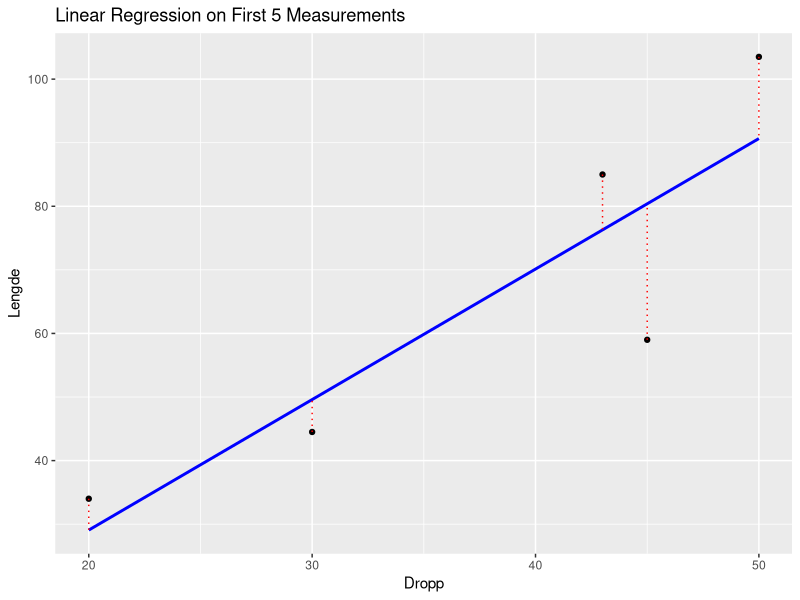
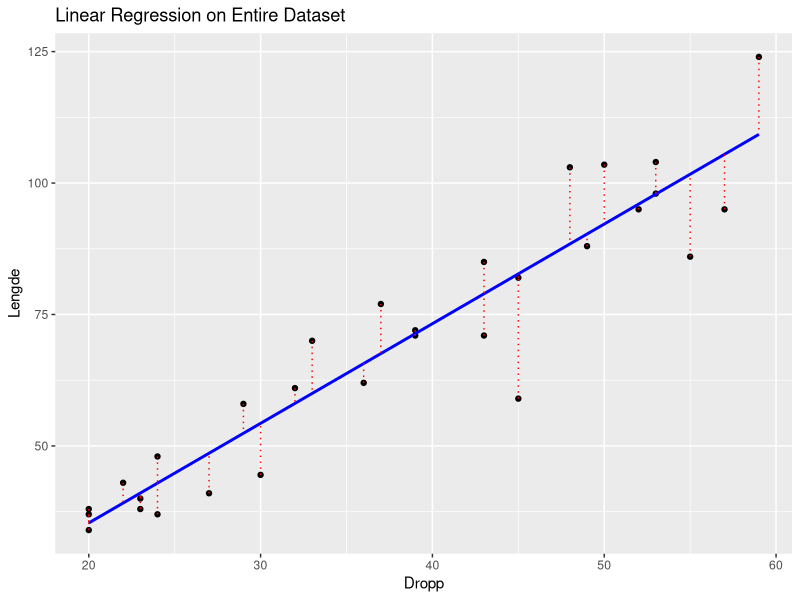

Recreate these plots in R, in order.
# Assuming you have already installed and loaded ggplot2 and read the data
# Install necessary packages if not already installed
if (!require(ggplot2)) install.packages("ggplot2")

# Read CSV data
df <- read.csv("./terningDroppXY.csv")

# Perform Linear Regression on the first 5 measurements
lm_first5 <- lm(Lengde ~ Dropp, data=df[1:5, ])

# Perform Linear Regression on the entire dataset
lm_full <- lm(Lengde ~ Dropp, data=df)

# Function to plot data, regression line, and residuals
plot_data <- function(df, lm_model, title) {
  ggplot(df, aes(x=Dropp, y=Lengde)) +
    geom_point() +
    geom_smooth(method="lm", se=FALSE, color="blue") +
    geom_segment(aes(xend=Dropp, yend=predict(lm_model)), linetype="dotted", color="red") +
    labs(title=title, x="Dropp", y="Lengde")
}

# Plot for the first 5 measurements
plot1 <- plot_data(df[1:5, ], lm_first5, "Linear Regression on First 5 Measurements")

# Plot for the entire dataset
plot2 <- plot_data(df, lm_full, "Linear Regression on Entire Dataset")

# Print the plots
print(plot1)
print(plot2)

# Calculate Sum of Squared Residuals and Standard Error for both models
ssr_first5 <- sum(residuals(lm_first5)^2)
se_first5 <- sqrt(ssr_first5 / lm_first5$df.residual)

ssr_full <- sum(residuals(lm_full)^2)
se_full <- sqrt(ssr_full / lm_full$df.residual)

# Print Sum of Squared Residuals and Standard Error
cat("First 5 Measurements:\n")
cat("Sum of Squared Residuals:", ssr_first5, "\n")
cat("Standard Error:", se_first5, "\n\n")

cat("Entire Dataset:\n")
cat("Sum of Squared Residuals:", ssr_full, "\n")
cat("Standard Error:", se_full, "\n")
